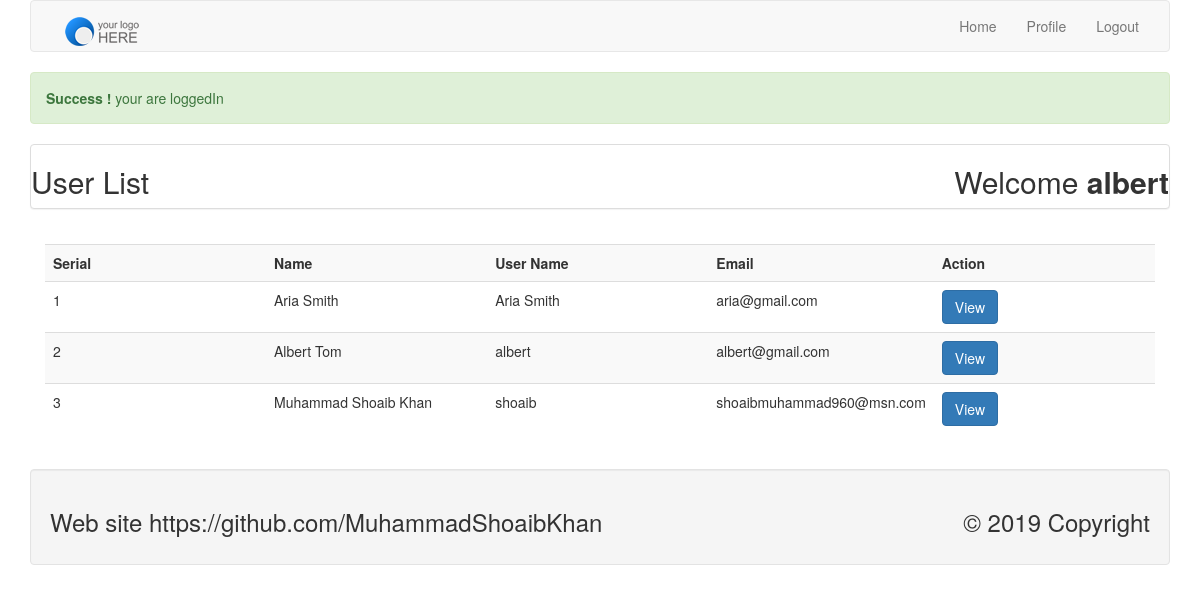
Screenshot of /index.php (signed in) with the database file from the repository.
### tables this page shows
CREATE TABLE `tbl_user` (
  `id` int(11) NOT NULL,
  `name` varchar(255) NOT NULL,
  `username` varchar(255) NOT NULL,
  `email` varchar(255) NOT NULL,
  `password` varchar(255) NOT NULL
);

### lib/Session.php (called while the page is built, shortened)
<?php
 Class Session {
            public static function get($key){
            	if (isset($_SESSION[$key])) {
            		return $_SESSION[$key];
            	}else {
            		return false;
            	}
            }
 }
?>

### lib/User.php (called while the page is built, shortened)
<?php
 include_once 'Session.php';
 include 'Database.php';
 class User {
 	private $db;
 	public function __construct(){
 		 $this->db = new Database();
 	}
       public function getUserData(){
    $sql = "SELECT * FROM tbl_user ORDER BY id DESC";
            $query = $this->db->pdo->prepare($sql);
             $query->execute();
             $result = $query->fetchAll();
             return $result;
       }
 }
?>

### lib/Database.php (called while the page is built)
<?php
 class Database {
	private $hostdb = "localhost:3309";
	private $userdb = "root";
	private $passdb = "";
	private $namedb = "db_login";
	public $pdo;
	public function __construct(){
		if (!isset($this->pdo)) {
			try{
			  $link = new PDO("mysql:host=".$this->hostdb.";dbname=".$this->namedb, $this->userdb, $this->passdb);
				$link->setAttribute(PDO::ATTR_ERRMODE, PDO::ERRMODE_EXCEPTION);
				$link->exec("SET CHARACTER SET utf8");
				$this->pdo = $link;
			} catch(PDOException $e){
		  die("Failed to connect with Database".$e->getMessage());
			}
		}
	}
 }
?>

### index.php (the view, shortened to what this page needs)
<?php include 'inc/header.php';
      include 'lib/User.php';
?>
<?php
  $loginmsg = Session::get("loginmsg");
  if (isset($loginmsg)) {
  	echo $loginmsg;
  }
?>
<div class="panel panel-default">
    <h2> User List <span class="pull-right"> Welcome <strong>
  <?php
    $name = Session::get("username");
    if(isset($name)){
        echo $name;    }
    ?>
</strong>
    </span> </h2>
</div>
<div class="panel-body">
<table class = "table table-striped">
<th width="20%">Serial</th>
<th width="20%">Name</th>
<th width="20%">User Name</th>
<th width="20%">Email</th>
<th width="20%">Action</th>
<?php
$user = new User();
$userdata = $user->getUserData();
if($userdata){
  $i = 0;
foreach ($userdata as $sdata){
      $i++;
?>
<tr>
<td><?php echo $i ?></td>
<td><?php echo $sdata['name'] ?></td>
<td><?php echo $sdata['username'] ?></td>
<td><?php echo $sdata['email'] ?></td>
<td><a class="btn btn-primary" href="profile.php?id=<?php echo $sdata['id'] ?>" >View</a></td>
</tr>
<?php
}
}  else{  ?>
<tr>
<td><h2> No User Data Found  </h2></td>
</tr>
<?php  }    ?>
</table>
</div>
<?php
include 'inc/footer.php';
?>

### rows the page displays
tbl_user: name "Aria Smith", username "Aria Smith", email "aria@gmail.com"
tbl_user: name "Albert Tom", username "albert", email "albert@gmail.com"
tbl_user: name "Muhammad Shoaib Khan", username "shoaib", email "shoaibmuhammad960@msn.com"

### other values shown
$loginmsg "Success ! your are loggedIn"
$name "albert"
